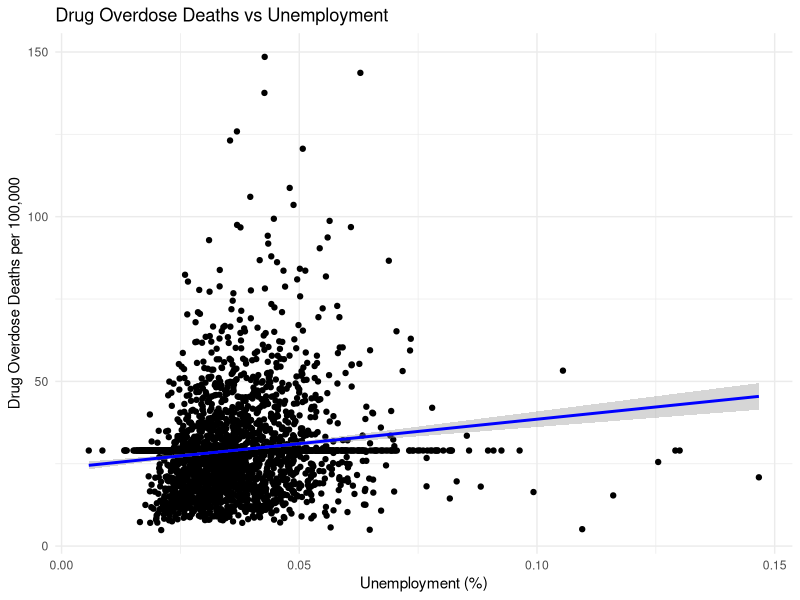
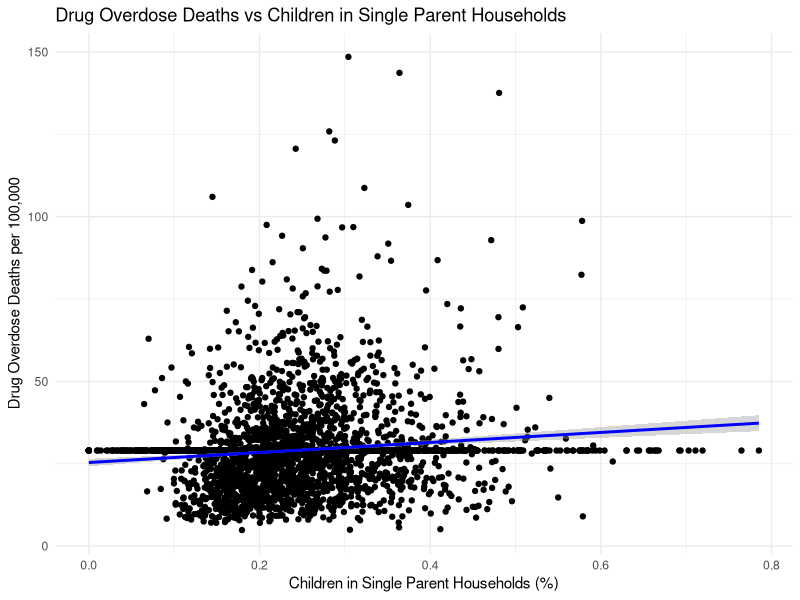
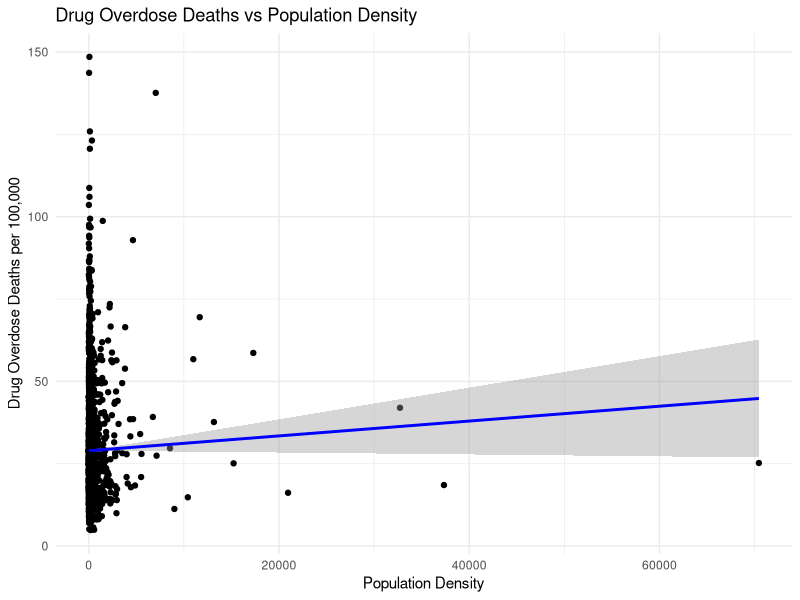
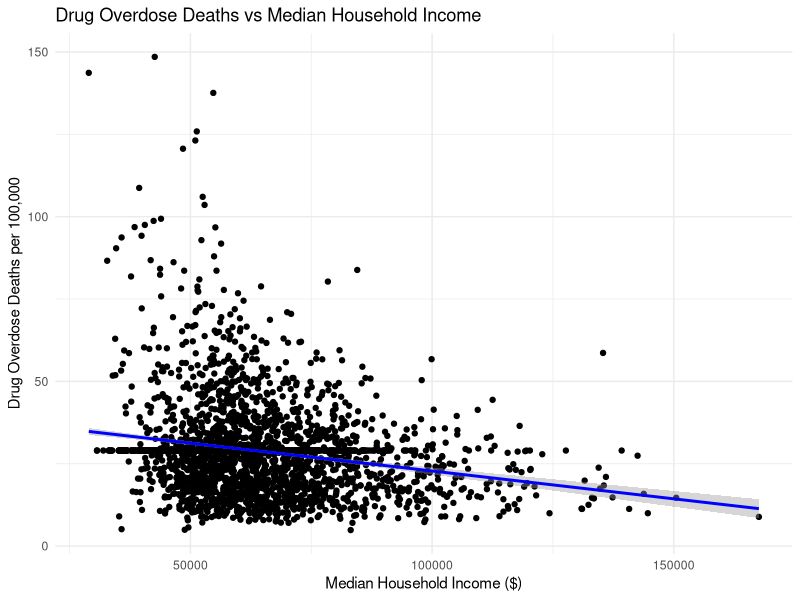
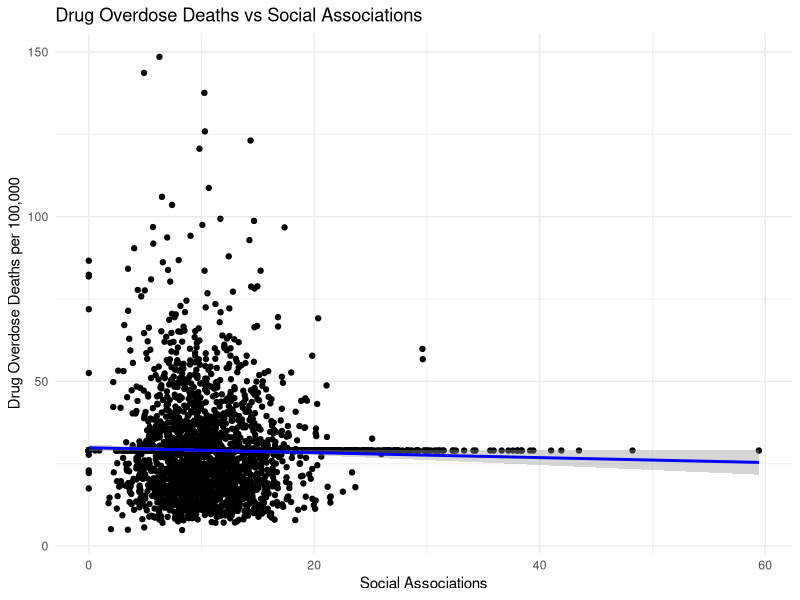
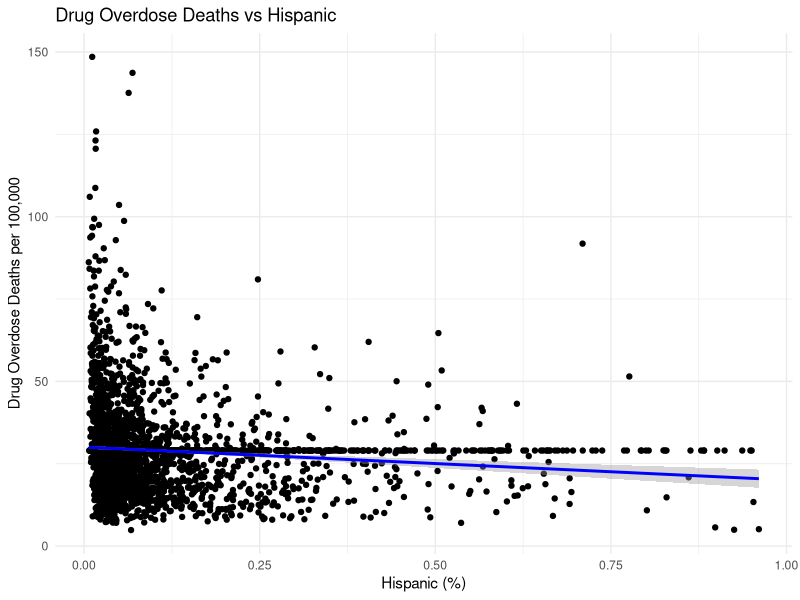
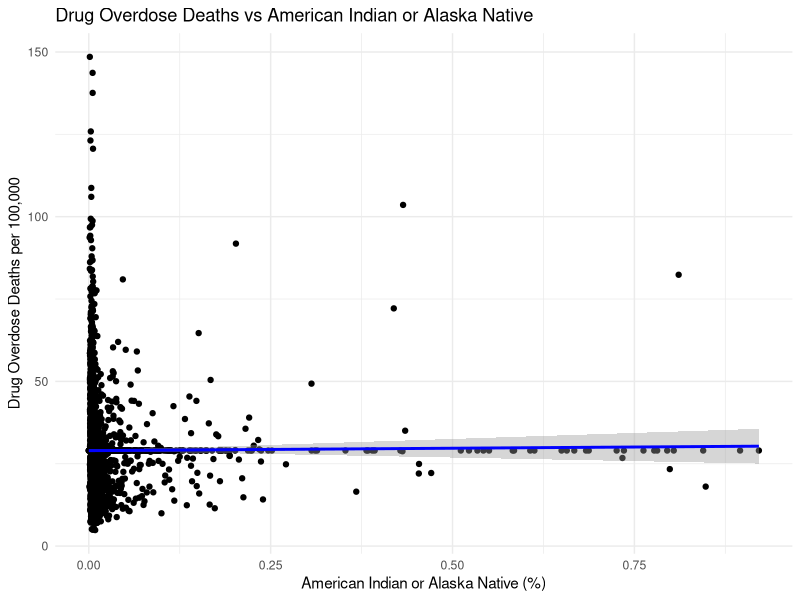

Reproduce these figures in R, in order.
## ---- chunk 1
library(tidyverse)
## ---- chunk 2
eda_d <- read_csv("../data/final_data.csv")

str(eda_d)

eda_d <- eda_d |> 
  select(-name, -...1, -population) |> 
  mutate(across(everything(), ~ifelse(is.na(.), mean(., na.rm = TRUE), .)))
## ---- chunk 3
eda_d |> 
  ggplot(aes(x = unemployment, y = drug_overdose_deaths)) +
  geom_point() +
  geom_smooth(method = "lm", col = "blue") +
  theme_minimal() +
  labs(title = "Drug Overdose Deaths vs Unemployment",
       x = "Unemployment (%)",
       y = "Drug Overdose Deaths per 100,000")

eda_d |> 
  ggplot(aes(x = children_in_single_parent_households, y = drug_overdose_deaths)) +
  geom_point() +
  geom_smooth(method = "lm", col = "blue") +
  theme_minimal() +
  labs(title = "Drug Overdose Deaths vs Children in Single Parent Households",
       x = "Children in Single Parent Households (%)",
       y = "Drug Overdose Deaths per 100,000")

eda_d |> 
  ggplot(aes(x = population_density, y = drug_overdose_deaths)) +
  geom_point() +
  geom_smooth(method = "lm", col = "blue") +
  theme_minimal() +
  labs(title = "Drug Overdose Deaths vs Population Density",
       x = "Population Density",
       y = "Drug Overdose Deaths per 100,000")

eda_d |> 
  ggplot(aes(x = median_household_income, y = drug_overdose_deaths)) +
  geom_point() +
  geom_smooth(method = "lm", col = "blue") +
  theme_minimal() +
  labs(title = "Drug Overdose Deaths vs Median Household Income",
       x = "Median Household Income ($)",
       y = "Drug Overdose Deaths per 100,000")

eda_d |> 
  ggplot(aes(x = social_associations, y = drug_overdose_deaths)) +
  geom_point() +
  geom_smooth(method = "lm", col = "blue") +
  theme_minimal() +
  labs(title = "Drug Overdose Deaths vs Social Associations",
       x = "Social Associations",
       y = "Drug Overdose Deaths per 100,000")

eda_d |> 
  ggplot(aes(x = hispanic, y = drug_overdose_deaths)) +
  geom_point() +
  geom_smooth(method = "lm", col = "blue") +
  theme_minimal() +
  labs(title = "Drug Overdose Deaths vs Hispanic",
       x = "Hispanic (%)",
       y = "Drug Overdose Deaths per 100,000") 

eda_d |> 
  ggplot(aes(x = american_indian_or_alaska_native, y = drug_overdose_deaths)) +
  geom_point() +
  geom_smooth(method = "lm", col = "blue") +
  theme_minimal() +
  labs(title = "Drug Overdose Deaths vs American Indian or Alaska Native",
       x = "American Indian or Alaska Native (%)",
       y = "Drug Overdose Deaths per 100,000")
